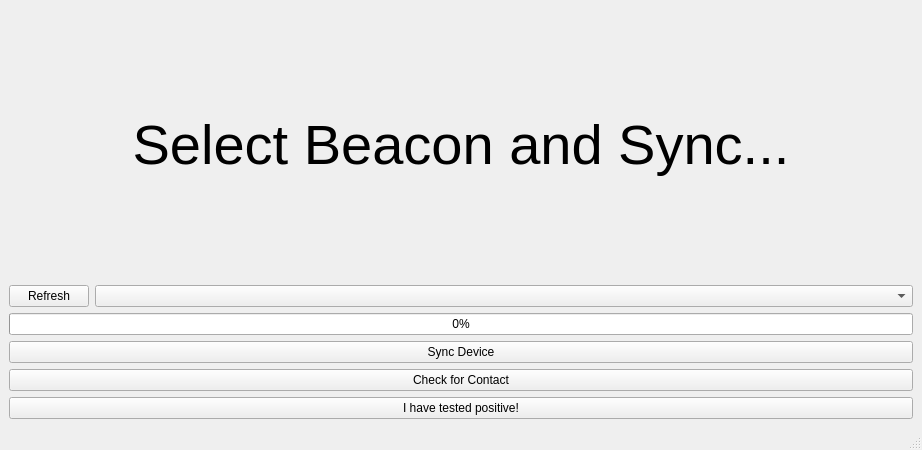
<?xml version="1.0" encoding="UTF-8"?>
<ui version="4.0">
 <class>MainWindow</class>
 <widget class="QMainWindow" name="MainWindow">
  <property name="geometry">
   <rect>
    <x>0</x>
    <y>0</y>
    <width>922</width>
    <height>450</height>
   </rect>
  </property>
  <property name="windowTitle">
   <string>MainWindow</string>
  </property>
  <widget class="QWidget" name="centralwidget">
   <layout class="QVBoxLayout" name="verticalLayout">
    <item>
     <widget class="QLabel" name="statusLabel">
      <property name="sizePolicy">
       <sizepolicy hsizetype="Preferred" vsizetype="Preferred">
        <horstretch>0</horstretch>
        <verstretch>0</verstretch>
       </sizepolicy>
      </property>
      <property name="font">
       <font>
        <pointsize>42</pointsize>
       </font>
      </property>
      <property name="text">
       <string>Select Beacon and Sync...</string>
      </property>
      <property name="alignment">
       <set>Qt::AlignCenter</set>
      </property>
     </widget>
    </item>
    <item>
     <layout class="QHBoxLayout" name="horizontalLayout">
      <property name="sizeConstraint">
       <enum>QLayout::SetMinimumSize</enum>
      </property>
      <item>
       <widget class="QPushButton" name="refreshSerialButton">
        <property name="sizePolicy">
         <sizepolicy hsizetype="Fixed" vsizetype="Fixed">
          <horstretch>0</horstretch>
          <verstretch>0</verstretch>
         </sizepolicy>
        </property>
        <property name="text">
         <string>Refresh</string>
        </property>
       </widget>
      </item>
      <item>
       <widget class="QComboBox" name="selectSerialCombo"/>
      </item>
     </layout>
    </item>
    <item>
     <widget class="QProgressBar" name="progressBar">
      <property name="maximum">
       <number>5</number>
      </property>
      <property name="value">
       <number>0</number>
      </property>
     </widget>
    </item>
    <item>
     <widget class="QPushButton" name="syncButton">
      <property name="text">
       <string>Sync Device</string>
      </property>
     </widget>
    </item>
    <item>
     <widget class="QPushButton" name="checkContactButton">
      <property name="text">
       <string>Check for Contact</string>
      </property>
     </widget>
    </item>
    <item>
     <widget class="QPushButton" name="notifyContactButton">
      <property name="text">
       <string>I have tested positive!</string>
      </property>
     </widget>
    </item>
   </layout>
  </widget>
  <widget class="QStatusBar" name="statusbar"/>
 </widget>
 <resources/>
 <connections/>
</ui>
